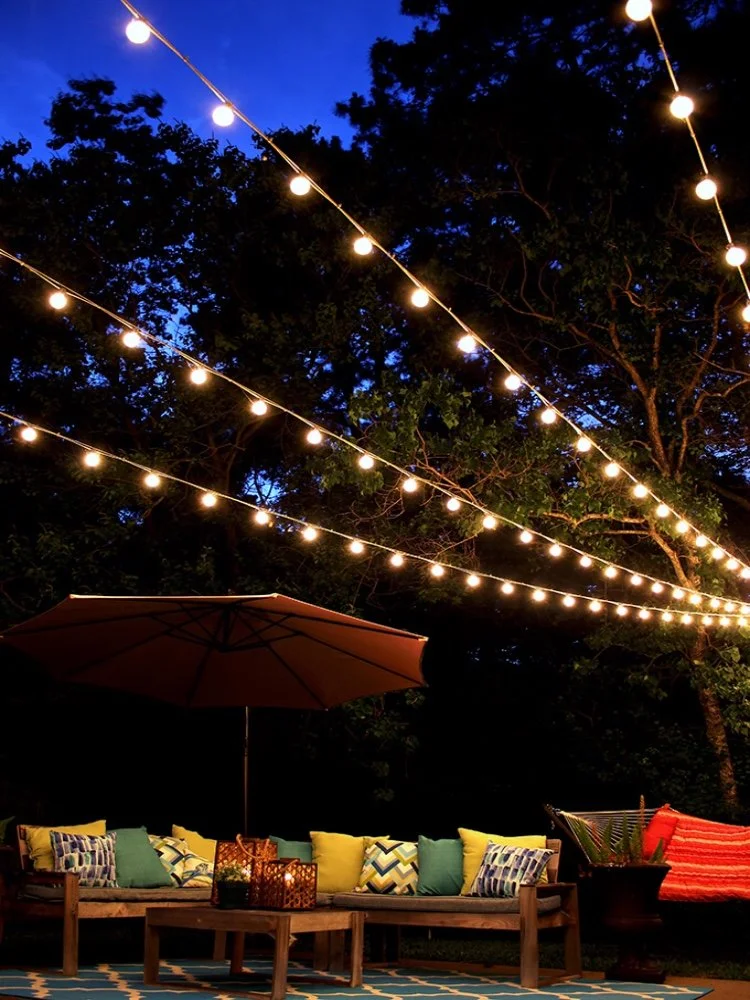
#> input picture CMKL-CAMP/string-lights.webp, 750 x 1000 px
$ python session1.py
#> lines starting #> are read from the running program, lines starting #| are printed output that depends on the picture; after the words box and inside, x2 and y2 are one past the last pixel; in counts of white or black regions, pixels touching at a corner belong together
import cv2
import numpy as np
import matplotlib.pyplot as plt

# Load an image
original = cv2.imread('string-lights.webp', cv2.COLOR_BGR2RGB)
#> original is the input picture: shape (1000, 750, 3); mean B, G, R 32.2, 28.9, 38.7

# Convert to grayscale
img = cv2.cvtColor(original, cv2.COLOR_BGR2GRAY)
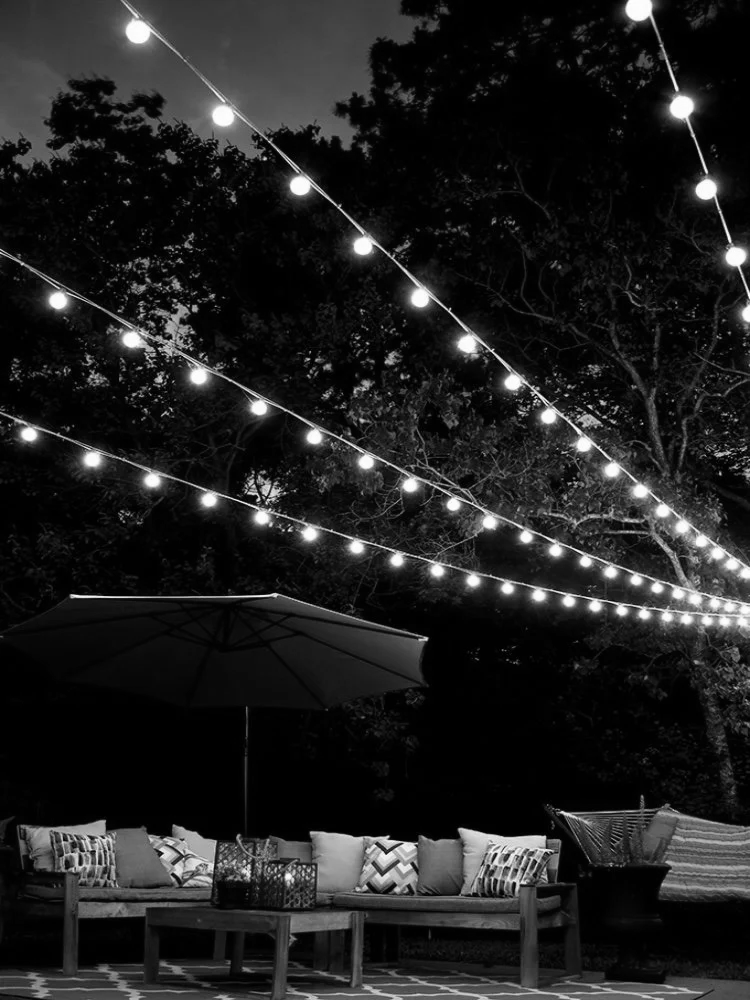
#> img: shape (1000, 750); min 0, max 255, mean 32.2

# define kernel
kernel = np.ones((1, 2), np.uint8)

# Apply thresholding
thresh = cv2.threshold(img, 245, 255, cv2.THRESH_BINARY)[1]
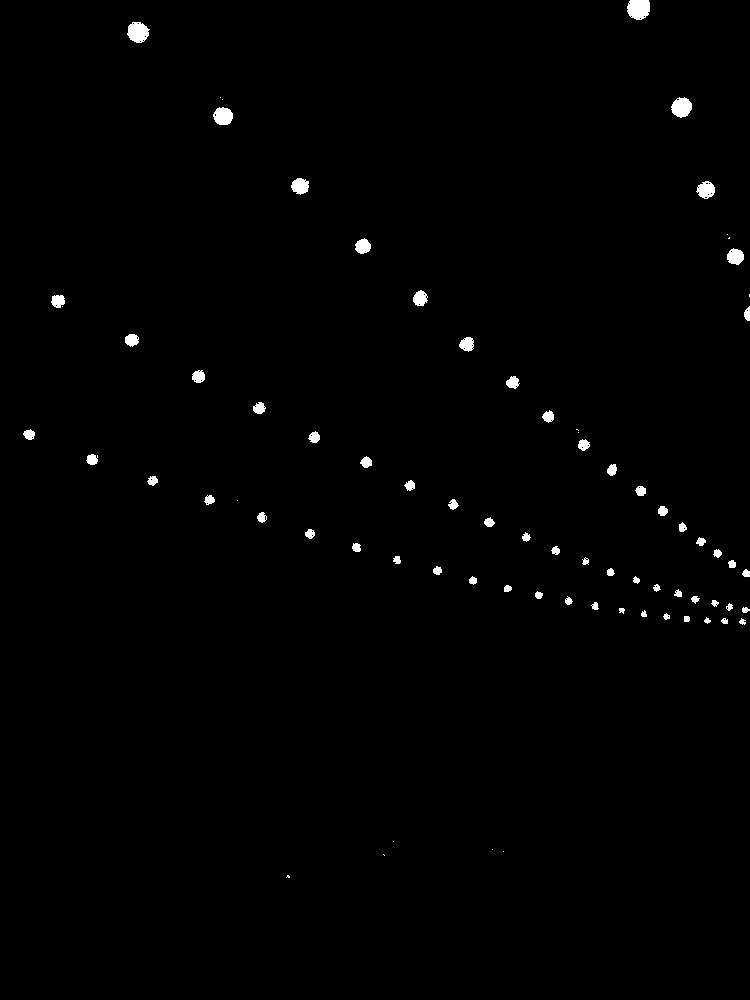
#> thresh: shape (1000, 750); 0.8% white; 77 white regions (14 under 20 px), largest, box (x1, y1, x2, y2) and area: (627, 0, 650, 20) 386, (127, 22, 150, 43) 350, (671, 97, 692, 118) 321

# Apply erosion
erosion = cv2.erode(thresh, kernel, iterations=2)
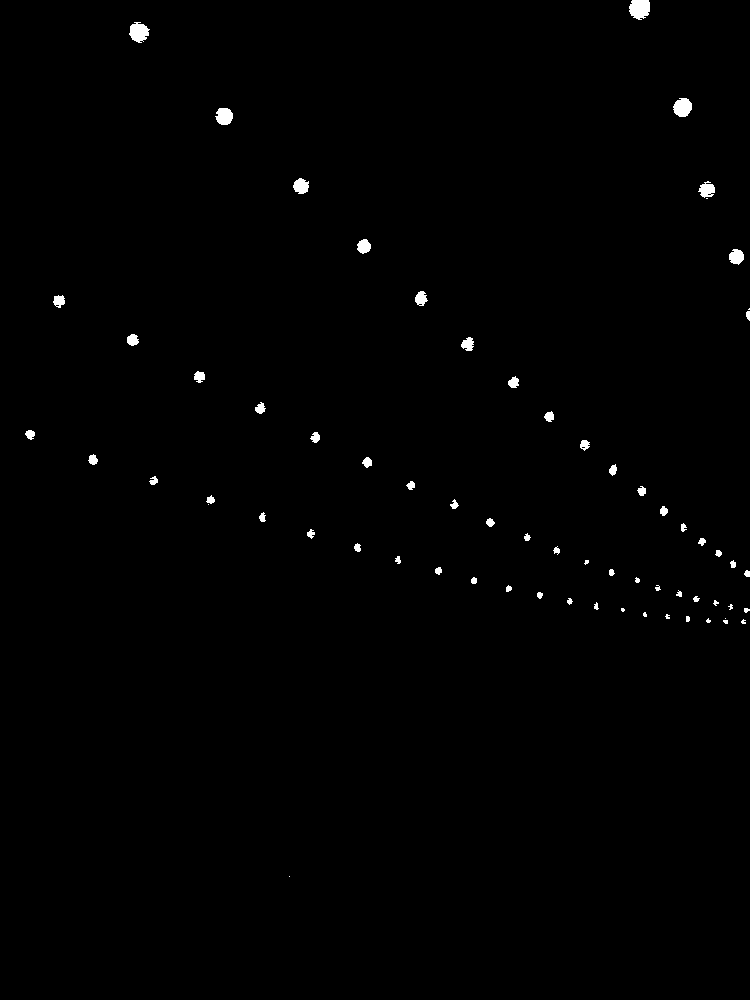
#> erosion: shape (1000, 750); 0.6% white; 68 white regions (13 under 20 px), largest, box (x1, y1, x2, y2) and area: (629, 0, 650, 20) 341, (129, 22, 150, 43) 299, (673, 98, 692, 117) 278

# Apply dilation
dilation = cv2.dilate(erosion, kernel, iterations=4)
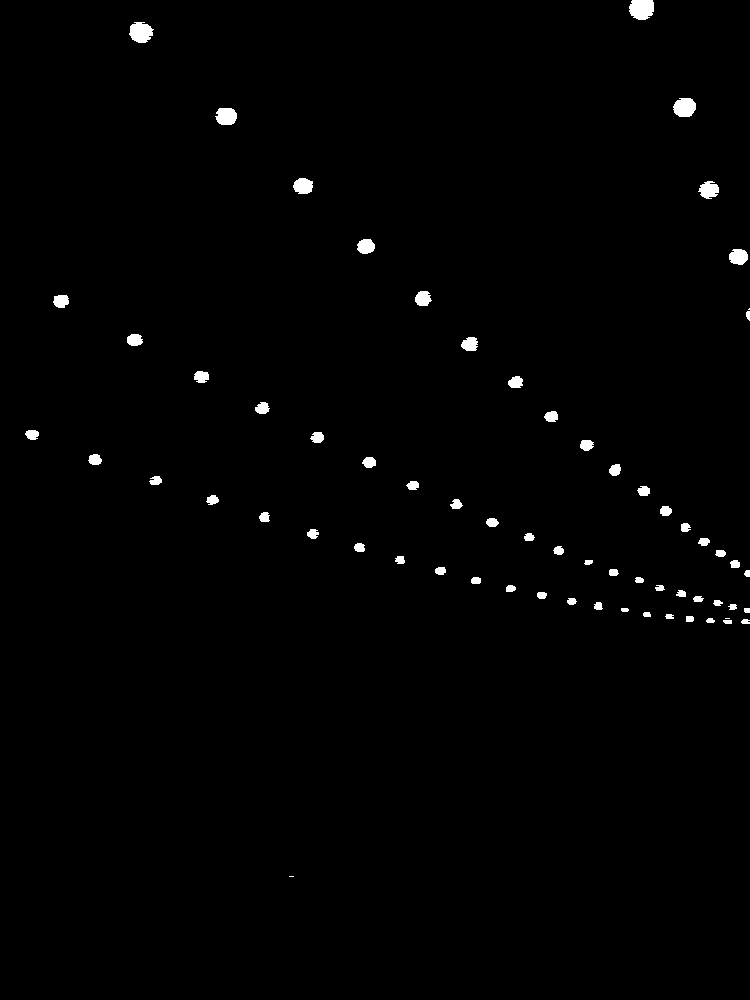
#> dilation: shape (1000, 750); 0.92% white; 66 white regions (3 under 20 px), largest, box (x1, y1, x2, y2) and area: (629, 0, 654, 20) 424, (129, 22, 154, 43) 386, (673, 98, 696, 117) 354

# Apply opening
opening = cv2.morphologyEx(dilation, cv2.MORPH_OPEN, kernel)
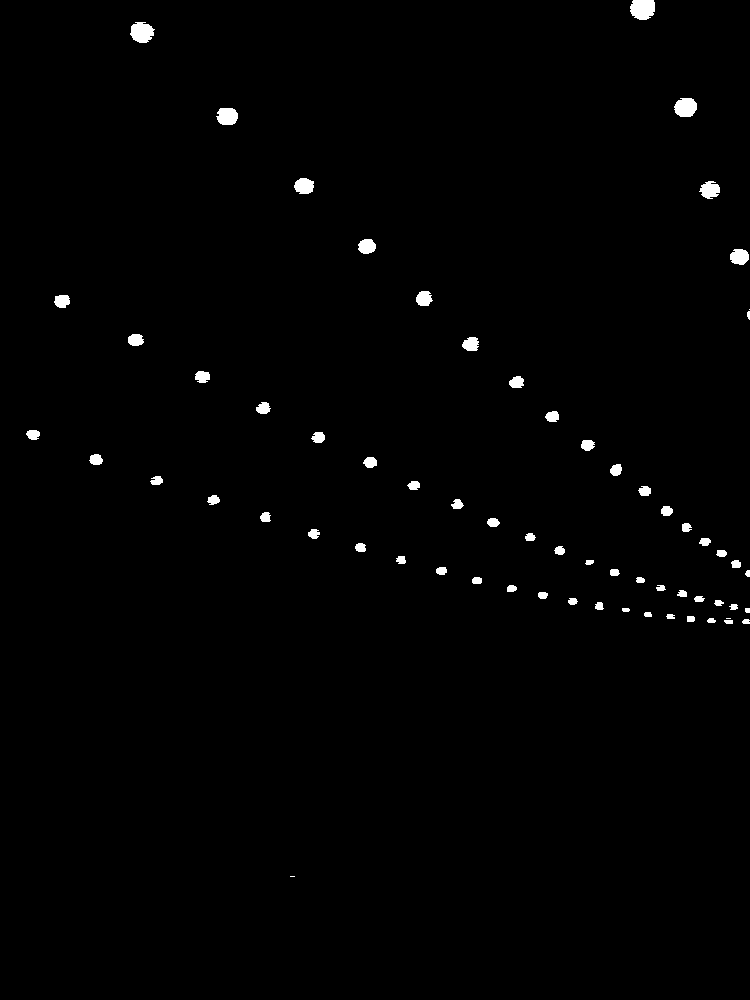
#> opening: shape (1000, 750); 0.92% white; 66 white regions (3 under 20 px)

# circle the object
contours, hierarchy = cv2.findContours(opening, cv2.RETR_EXTERNAL, cv2.CHAIN_APPROX_NONE)
#> contours = 66 contours, 7 with area under 20; largest, box (x1, y1, x2, y2) and area: (630, 0, 655, 20) 384, (130, 22, 155, 43) 345, (674, 98, 697, 117) 321, (216, 108, 238, 125) 276, (294, 178, 314, 194) 228
for contour in contours:
    area = cv2.contourArea(contour)
    if area > 10:
        x, y, w, h = cv2.boundingRect(contour)
        cv2.rectangle(original, (x, y), (x+w, y+h), (0, 0 , 0), 3)
        cv2.putText(original, 'Lights', (x, y-5), cv2.FONT_HERSHEY_COMPLEX, 0.5, (255, 255, 255), 1)
#> this loop made 66 passes
#> (area, x, y, w, h) on passes 2, 3, 5, 6, 7, 8, 11, 12, 13, 14, 15, 16: (22, 724, 620, 9, 4), (24, 742, 619, 8, 5), (25.5, 707, 618, 9, 5), (34, 687, 616, 8, 6), (24.5, 666, 614, 9, 5), (25.5, 644, 612, 8, 5), (28.5, 729, 604, 9, 6), (43.5, 595, 602, 9, 8), (31.5, 714, 600, 10, 6), (42, 568, 598, 10, 7), (38.5, 694, 596, 11, 6), (47, 538, 592, 10, 7)
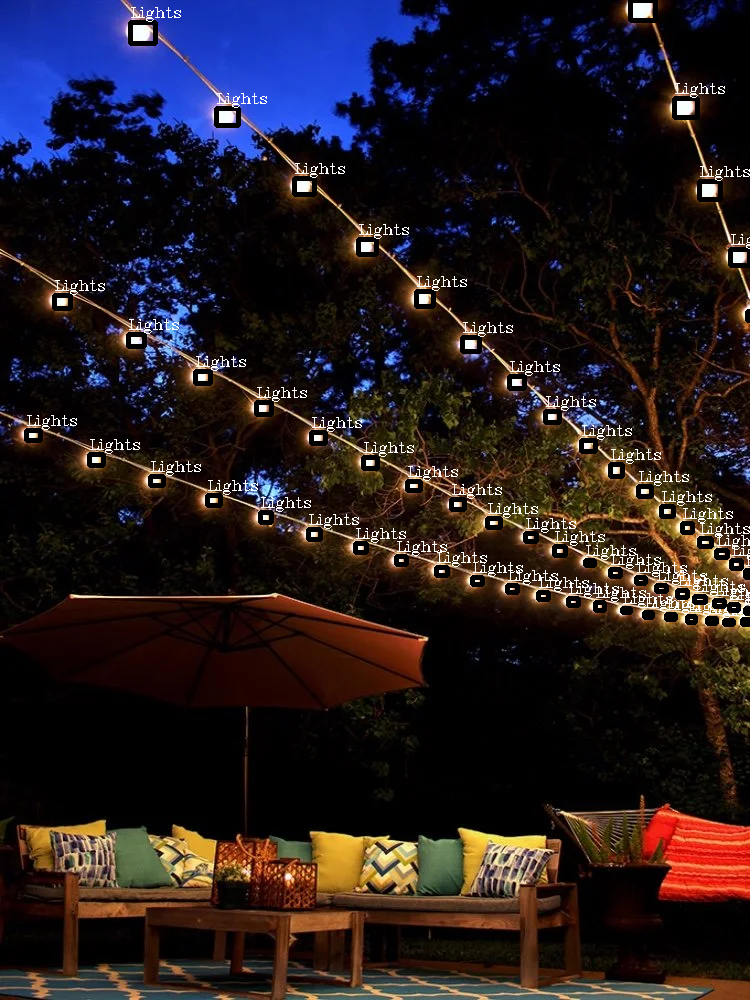
#> original: shape (1000, 750, 3); 2.92% of pixels changed, all inside (x1, y1, x2, y2) = (24, 0, 750, 627)

# show image
plt.imshow(original, cmap='gray')
plt.show()
